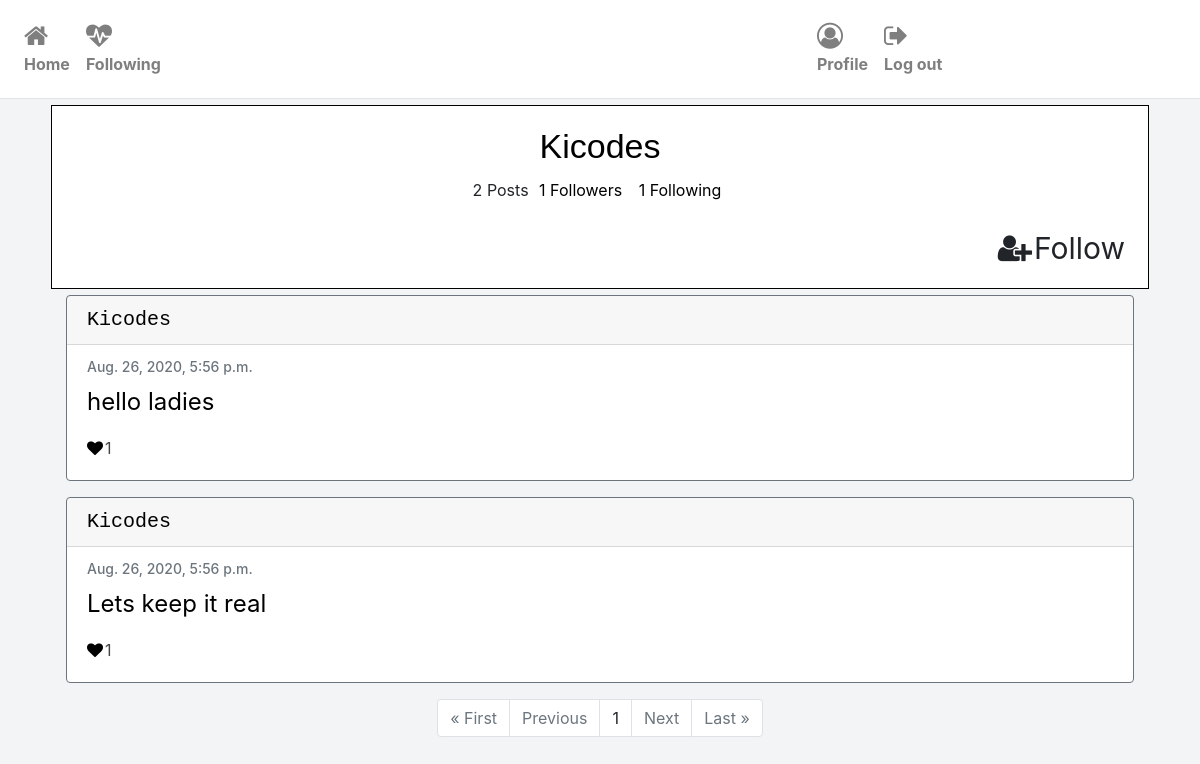
The app's page /profile/kicodes (signed in) with its own data.
### network/models.py (models this page shows, shortened)
class User(AbstractUser):
    pass

class Post(models.Model):
    content = models.CharField(max_length=255)
    user = models.ForeignKey('User', on_delete=models.CASCADE, related_name='writer')
    date = models.DateTimeField(default=datetime.now())
    liked = models.ManyToManyField('User', default=None, blank=True, related_name='post_likes')

### network/views.py (the view, shortened to what this page needs)
# urls.py: path("profile/<str:username>", views.profile, name="profile"),
def profile(request, username):
    if request.method == 'GET':
        currentuser = request.user
        profileuser = get_object_or_404(User, username=username)
        posts = Post.objects.filter(user=profileuser).order_by('id').reverse()
        follower = Profile.objects.filter(target=profileuser)
        following = Profile.objects.filter(follower=profileuser)
        if request.user.is_anonymous:
            return redirect('login')
        else:
            following_each_other = Profile.objects.filter(follower=currentuser, target=profileuser)
            totalfollower = len(follower)
            totalfollowing = len(following)
            paginator = Paginator(posts, 10)
            page_number = request.GET.get('page')
            page_obj = paginator.get_page(page_number)
            context = {
                'posts': posts.count(),
                'profileuser': profileuser,
                'page_obj': page_obj,
                'follower': follower,
                'totalfollower': totalfollower,
                'following': following,
                'totalfollowing': totalfollowing,
                'followingEachOther': following_each_other
            }
            return render(request, "network/profile.html", context)

### network/templates/network/profile.html (shortened to what this page needs)
{% extends 'network/layout.html' %}
{% load static %}
{% block body %}
<div class="profile">
    {% if profileuser.first_name and profileuser.last_name %}
    <h4 class="details-name">{{profileuser.first_name|title}} {{profileuser.last_name|title}}
    {% else %}
    <h4 class="details-name">{{profileuser.username|title}}</h4>
    {% endif %}
    <p><span class="btn-total-follow">{{posts}} Posts </span>
        <button type="button" class="btn-total-follow follows" data-toggle="modal" data-target="#followers">{{totalfollower}} Followers </button>
        <button type="button" class="btn-total-follow follows" data-toggle="modal" data-target="#following">{{totalfollowing}} Following </button>
    </p>
    {% if user.username != profileuser.username %}
        {% if not followingEachOther %}
        <form class="text-right" method="post" action="{% url 'profile' username=profileuser.username %}">
            <button class="btn-follow btn" type="submit" value="Follow"><i class="fa fa-user-plus"></i>Follow</button>
        </form>
        {% elif followingEachOther %}
        <form class="text-right" method="post" action="{% url 'profile' username=profileuser.username %}">
            {% csrf_token %}
            <button class="btn-follow btn" type="submit" value="Unfollow"><i class="fa fa-user-times"></i>Unfollow</button>
        </form>
        {% endif %}
    {% else %}
    <div class="text-right">
        <a class="btn-config btn" href="{% url 'settings' username=request.user %}"><i class="fa fa-cog"></i>Settings</a>
    </div>
    {% endif %}
</div>
<div class="container">
    {% for post in page_obj %}
    <div class="card border-secondary mb-3">
        <h5 class="card-header"><a href="{% url 'profile' username=post.user %}">{{post.user|title}}</a></h5>
        <div class="card-body text-secondary">
            <h6 class="card-subtitle mb-2 text-muted">{{post.date}}</h6>
            <p class="card-text">{{post.content}}</p>
            {% if user.is_authenticated %}
                {% if request.user == post.user %}
                <button type="button" class="edit" data-toggle="modal" data-target="#edit">Edit</button>
                <button type="button" class="delete" data-toggle="modal" data-target="#delete">Delete</button>
                {% elif request.user in post.liked.all %}
                    <a class="likebutton" href="#" data-catid="{{ post.id }}" id="{{post.id}}" data-total="{{post.liked.all.count}}"  data-value="Unlike" value="submit"><i class="fa fa-heart" id="heart{{post.id}}" style="color:red;"></i><span id="liked{{post.id}}">{{post.liked.all.count}}</span></a>
                    {% else %}
                    <a class="likebutton" href="#" data-catid="{{ post.id }}" id="{{post.id}}" data-total="{{post.liked.all.count}}"  data-value="Like" value="submit"><i class="fa fa-heart" id="heart{{post.id}}" style="color:black;"></i><span id="liked{{post.id}}">{{post.liked.all.count}}</span></a>
                {% endif %}
            {% else %}
                <p>Likes: {{post.liked.all.count}}</p>
            {% endif %}
        </div>
    </div>
    {% endfor %}
</div>
<div class="container">
    <ul class="pagination justify-content-center">
        {% if page_obj.has_previous %}
            <li class="page-item"><a href="?page=1" class="page-link">&laquo; First</a></li>
            <li class="page-item"><a href="?page={{ page_obj.previous_page_number }}" class="page-link">Previous</a></li>
        {% else %}
            <li class="page-item disabled"><a class="page-link">&laquo; First</a></li>
            <li class="page-item disabled"><a class="page-link">Previous</a></li>
        {% endif %}
        {% if page_obj.number %}
        <li class="page-item"><a class="page-link">{{ page_obj.number }}</a></li>
        {% else %}
        <li class="page-item"><a class="page-link">0</a></li>
        {% endif %}
        {% if page_obj.has_next %}
        <li class="page-item"><a href="?page={{ page_obj.next_page_number }}" class="page-link">Next</a></li>
        <li class="page-item"><a href="?page={{ page_obj.paginator.num_pages }}" class="page-link">Last &raquo;</a></li>
        {% else %}
        <li class="page-item disabled"><a class="page-link">Next</a></li>
        <li class="page-item disabled"><a class="page-link">Last &raquo;</a></li>
        {% endif %}
    </ul>
</div>
{% endblock %}

### network/static/network/styles.css (style rules this page uses)
body { background-color: #f2f4f5; }
i { margin-right: 2px; }
@media only screen and (min-width: 600px) { .card { width:auto; margin:6px; } }
@media only screen and (min-width: 600px) { .likebutton ,.edit, .delete { font-size: 32px; color:#454545; } }
@media only screen and (min-width: 600px) { .card-header { font-size:46px; font-family: monospace; } }
@media only screen and (min-width: 600px) { .card-subtitle { font-size:28px; } }
@media only screen and (min-width: 600px) { .card-text { font-size:34px; color:black; } }
@media only screen and (min-width: 600px) { .page-item { font-size: 36px; } }
@media only screen and (min-width: 600px) { .details-name { font-size: 54px; margin:10px; color: black; font-family: 'Gill Sans', 'Gill Sans MT', Calibri, 'Trebuchet MS', sans-serif; } }
@media only screen and (min-width: 600px) { .btn-follow { font-size: 56px; } }
@media only screen and (min-width: 600px) { .btn-total-follow { font-size: 38px; background-color: transparent; border: none; } }
@media only screen and (min-width: 600px) { a { color: black; } }
@media only screen and (min-width: 600px) { .profile { border: 1px solid black; padding: 10px; background-color: white; margin: 6px; text-align: center; } }
@media only screen and (min-width: 1025px) { .card { width:auto; margin:6px; } }
@media only screen and (min-width: 1025px) { .likebutton ,.edit, .delete { font-size: 16px; color:#454545; } }
@media only screen and (min-width: 1025px) { .card-header { font-size:20px; font-family: monospace; } }
@media only screen and (min-width: 1025px) { .card-subtitle { font-size:14px; } }
@media only screen and (min-width: 1025px) { .card-text { font-size:24px; color:black; } }
@media only screen and (min-width: 1025px) { .page-item { font-size: 16px; } }
@media only screen and (min-width: 1025px) { .btn-follow { font-size: 30px; } }
@media only screen and (min-width: 1025px) { .btn-total-follow { font-size: 16px; background-color: transparent; border: none; } }
@media only screen and (min-width: 1025px) { a { color: black; } }
@media only screen and (min-width: 1025px) { .details-name { font-size: 34px; margin:10px; color: black; font-family: 'Gill Sans', 'Gill Sans MT', Calibri, 'Trebuchet MS', sans-serif; } }
@media only screen and (min-width: 1025px) { .profile { border: 1px solid black; padding: 10px; background-color: white; margin: 6px; text-align: center; } }

### records on screen
User: username "Kicodes"
Post: user "Kicodes", date "Aug. 26, 2020, 5:56 p.m.", content "hello ladies", liked.all.count "1"
Post: user "Kicodes", date "Aug. 26, 2020, 5:56 p.m.", content "Lets keep it real", liked.all.count "1"

### other values on screen
{{ posts }} "2"
{{ totalfollower }} "1"
{{ totalfollowing }} "1"
{{ page_obj.number }} "1"
